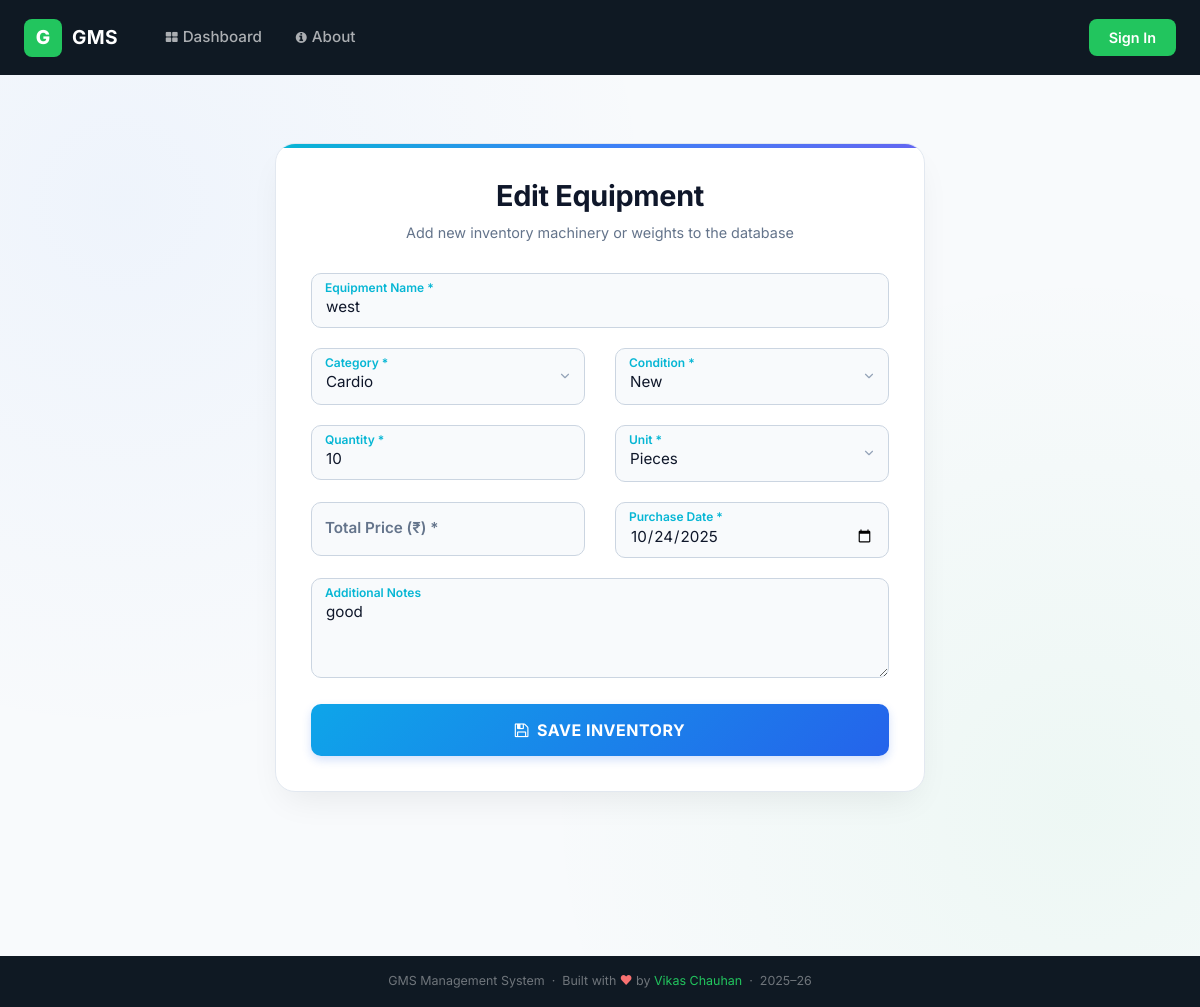
The app's page /edit_equipment/2/ with its own data.
### gym/models.py (models this page shows, shortened)
class Equipment(models.Model):
    name = models.CharField(max_length=100)
    category = models.CharField(max_length=50, default="")
    quantity = models.PositiveIntegerField(default=1)
    price = models.DecimalField(max_digits=10, decimal_places=2)
    unit = models.CharField(max_length=10)
    date = models.DateField()  # Proper DateField
    condition = models.CharField(max_length=20, default="new")
    description = models.TextField(max_length=500)

### gym/views.py (the view, shortened to what this page needs)
# urls.py: path('edit_equipment/<int:pid>/', Edit_Equipment, name='edit_equipment'),
def Edit_Equipment(request, pid):
    equipment = get_object_or_404(Equipment, id=pid)
    d = {'equipment': equipment}
    return render(request, 'add_equipment.html', d)

### gym/templates/add_equipment.html (shortened to what this page needs)
{% extends 'navigation.html' %}
{% block body %}
<div class="container pb-5">
    <div class="premium-wrapper">
        <div class="premium-header">
            <h1 class="premium-title">{% if equipment %}Edit Equipment{% else %}Register Equipment{% endif %}</h1>
            <p class="premium-subtitle">Add new inventory machinery or weights to the database</p>
        </div>
        <form action="{% if equipment %}{% url 'edit_equipment' equipment.id %}{% else %}{% url 'add_equipment' %}{% endif %}" method="post">
            <div class="floating-group">
                <input type="text" name="name" class="floating-input" placeholder=" " value="{{ equipment.name|default:'' }}" required>
                <label class="floating-label">Equipment Name *</label>
            </div>
            <div class="row">
                <div class="col-md-6">
                    <div class="floating-group">
                        <select name="category" class="floating-input" required>
                            <option value="Cardio"      {% if equipment.category == 'Cardio' %}selected{% endif %}>Cardio</option>
                        </select>
                        <label class="floating-label">Category *</label>
                    </div>
                </div>
                <div class="col-md-6">
                    <div class="floating-group">
                        <select name="condition" class="floating-input" required>
                            <option value="new"         {% if equipment.condition == 'new' %}selected{% endif %}>New</option>
                        </select>
                        <label class="floating-label">Condition *</label>
                    </div>
                </div>
            </div>
            <div class="row">
                <div class="col-md-6">
                    <div class="floating-group">
                        <input type="number" name="quantity" class="floating-input" min="1" placeholder=" " value="{{ equipment.quantity|default:1 }}" required>
                        <label class="floating-label">Quantity *</label>
                    </div>
                </div>
                <div class="col-md-6">
                    <div class="floating-group">
                        <select name="unit" class="floating-input" required>
                            <option value="pcs"  {% if equipment.unit == 'pcs' %}selected{% endif %}>Pieces</option>
                        </select>
                        <label class="floating-label">Unit *</label>
                    </div>
                </div>
            </div>
            <div class="row">
                <div class="col-md-6">
                    <div class="floating-group">
                        <input type="number" name="price" class="floating-input" min="0" step="0.01" placeholder=" " value="{{ equipment.price|default:'' }}" required>
                        <label class="floating-label">Total Price (₹) *</label>
                    </div>
                </div>
                <div class="col-md-6">
                    <div class="floating-group">
                        <input type="date" name="date" class="floating-input" placeholder=" " value="{% if equipment and equipment.date %}{{ equipment.date|date:'Y-m-d' }}{% endif %}" required>
                        <label class="floating-label">Purchase Date *</label>
                    </div>
                </div>
            </div>
            <div class="floating-group">
                <textarea name="desc" class="floating-input" placeholder=" ">{{ equipment.description|default:'' }}</textarea>
                <label class="floating-label">Additional Notes</label>
            </div>
            <button type="submit" class="premium-btn">
                {% if equipment %}<i class="fa fa-save"></i> Save Inventory{% else %}<i class="fa fa-check-circle"></i> Submit Equipment{% endif %}
            </button>
        </form>
    </div>
</div>
{% endblock %}

### gym/templates/navigation.html (style rules this page uses)
*, *::before, *::after { box-sizing: border-box; }
:root { --green: #22c55e; --green-dark: #16a34a; --green-light: #dcfce7; --dark: #0f1923; --dark2: #1a2535; --sidebar: #111c2a; --text: #1e293b; --muted: #64748b; --border: #e2e8f0; --white: #ffffff; --bg: #f8fafc; --bg-gradient: radial-gradient(circle at 10% 20%, rgba(59, 130, 246, 0.05), transparent 40%), radial-gradient(circle at 90% 80%, rgba(34, 197, 94, 0.05), transparent 40%); --card-shadow: 0 4px 20px -2px rgba(0, 0, 0, 0.04), 0 2px 10px -2px rgba(0, 0, 0, 0.02); --border-soft: #f1f5f9; --green-light: rgba(34,197,94,0.15); --table-head: #0f172a; --table-hover: #f1f5f9; --table-border: #e2e8f0; --input-bg: #ffffff; }
body { font-family: 'Inter', -apple-system, BlinkMacSystemFont, sans-serif; background: var(--bg); background-image: var(--bg-gradient); background-attachment: fixed; color: var(--text); margin: 0; min-height: 100vh; }
.form-label, label { font-size: 0.82rem; font-weight: 600; color: var(--muted); margin-bottom: 5px; }

### gym/templates/add_equipment.html (style rules this page uses)
.premium-wrapper { max-width: 650px; margin: 40px auto; background: #ffffff; backdrop-filter: blur(16px); -webkit-backdrop-filter: blur(16px); border: 1px solid #e2e8f0; border-radius: 20px; padding: 35px 35px; box-shadow: 0 15px 35px -10px rgba(0, 0, 0, 0.08); position: relative; overflow: hidden; }
.premium-wrapper::before { content: ''; position: absolute; top: 0; left: 0; right: 0; height: 4px; background: linear-gradient(90deg, #06b6d4, #3b82f6, #6366f1); }
.premium-header { margin-bottom: 30px; text-align: center; }
.premium-title { color: #0f172a; font-size: 1.8rem; font-weight: 700; margin: 0 0 8px 0; letter-spacing: -0.3px; }
.premium-subtitle { color: #64748b; font-size: 0.9rem; margin: 0; }
.floating-group { position: relative; margin-bottom: 20px; }
.floating-input { width: 100%; background: #f8fafc; border: 1px solid #cbd5e1; border-radius: 10px; padding: 22px 14px 8px 14px; font-size: 0.95rem; color: #0f172a; transition: all 0.3s ease; font-family: inherit; }
.floating-label { position: absolute; left: 14px; top: 15px; color: #64748b; font-size: 0.95rem; pointer-events: none; transition: all 0.2s cubic-bezier(0.4, 0, 0.2, 1); }
.floating-input:focus ~ .floating-label, .floating-input:not(:placeholder-shown) ~ .floating-label { top: 6px; left: 14px; font-size: 0.75rem; color: #06b6d4; font-weight: 600; }
input[type="date"].floating-input ~ .floating-label { top: 6px; left: 14px; font-size: 0.75rem; color: #06b6d4; font-weight: 600; }
select.floating-input { appearance: none; padding-top: 22px; padding-bottom: 10px; background-repeat: no-repeat; background-position: right 12px center; background-size: 14px; }
select.floating-input option { background: #ffffff; color: #0f172a; padding: 10px; }
textarea.floating-input { min-height: 100px; resize: vertical; }
.premium-btn { background: linear-gradient(135deg, #0ea5e9 0%, #2563eb 100%); color: white; border: none; border-radius: 10px; padding: 14px; font-size: 1rem; font-weight: 700; cursor: pointer; transition: all 0.3s ease; box-shadow: 0 4px 10px rgba(37, 99, 235, 0.2); width: 100%; margin-top: 10px; display: flex; justify-content: center; align-items: center; gap: 8px; text-transform: uppercase; letter-spacing: 0.5px; }

### records on screen
Equipment: name "west", category "Cardio", condition "New", quantity "10", date "10/24/2025", desc "good"
